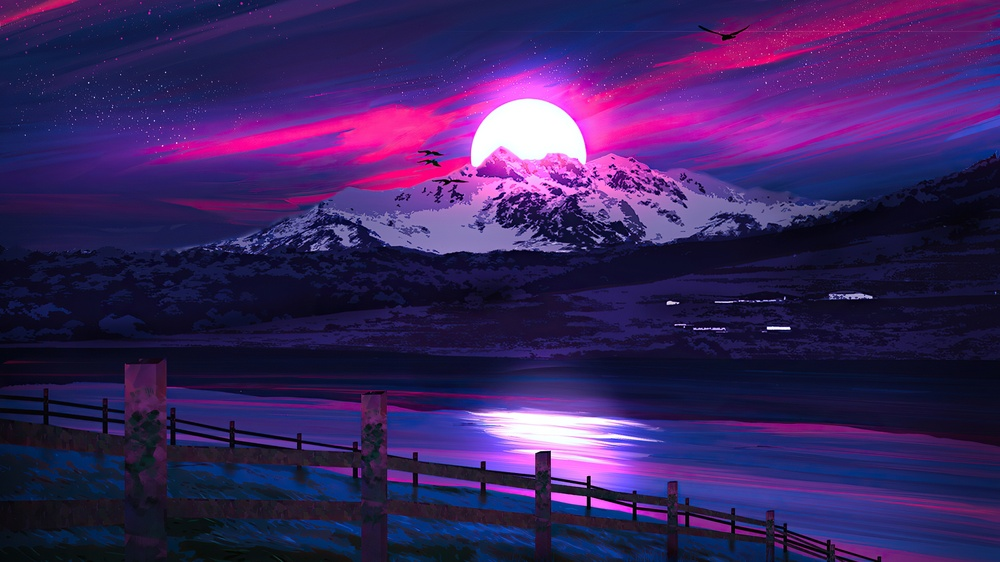
#> input picture pyimagenes/imagenes/tercera.jpg, 1000 x 562 px, shrunk from 2560 x 1440 before the run
$ python fuentes.py
#> lines starting #> are read from the running program, lines starting #| are printed output that depends on the picture

from PIL import Image
from PIL import ImageDraw
from PIL import ImageFont
"""Para poder agregarle texto a una imagen hay que importar los modulos
ImageDraw y ImageFont"""
Fuente = 'fuente/Roboto-Bold.ttf'
if __name__ == '__main__':

    try:
        imagen = Image.open('imagenes/tercera.jpg')
#> imagen is the input picture: PIL image 1000x562 RGB; mean R, G, B 58.1, 35.2, 94.7

        draw = ImageDraw.Draw(imagen)
        font = ImageFont.truetype(Fuente, 120) #120 es el tamaño de la fuente

        draw.text(

            (100,200), #Posición del texto (x,y)
            'Hola mundo', #El texto
            (255, 255, 255), #color
            font=font#fuente
        )

        imagen.show()
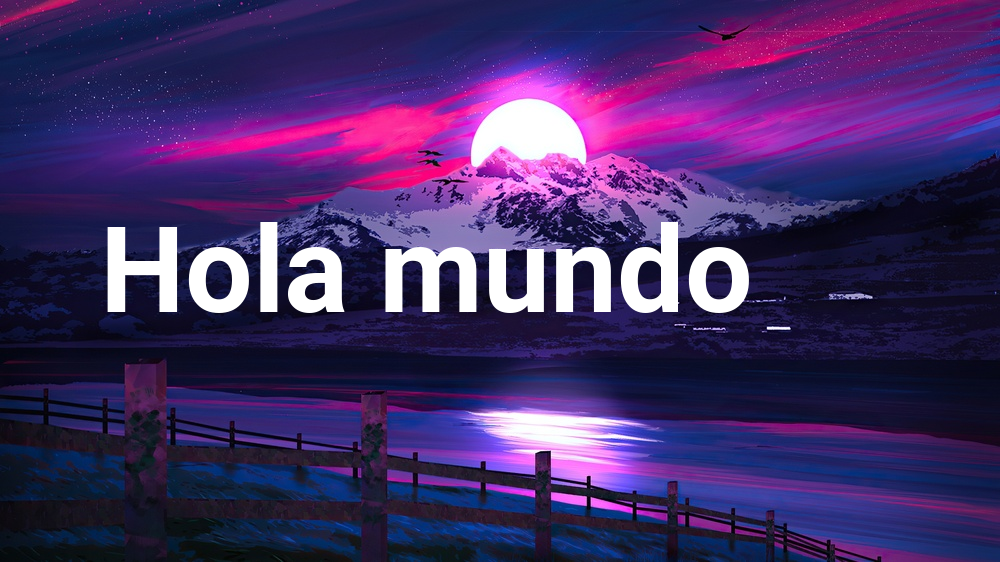
#> shown: PIL image 1000x562 RGB; mean R, G, B 67.9, 45.1, 103
    except FileNotFoundError as Error:
        print('Esa ubicación de la imagen no existe')

$ run again, with pyimagenes/imagenes/primera.jpg copied over pyimagenes/imagenes/tercera.jpg
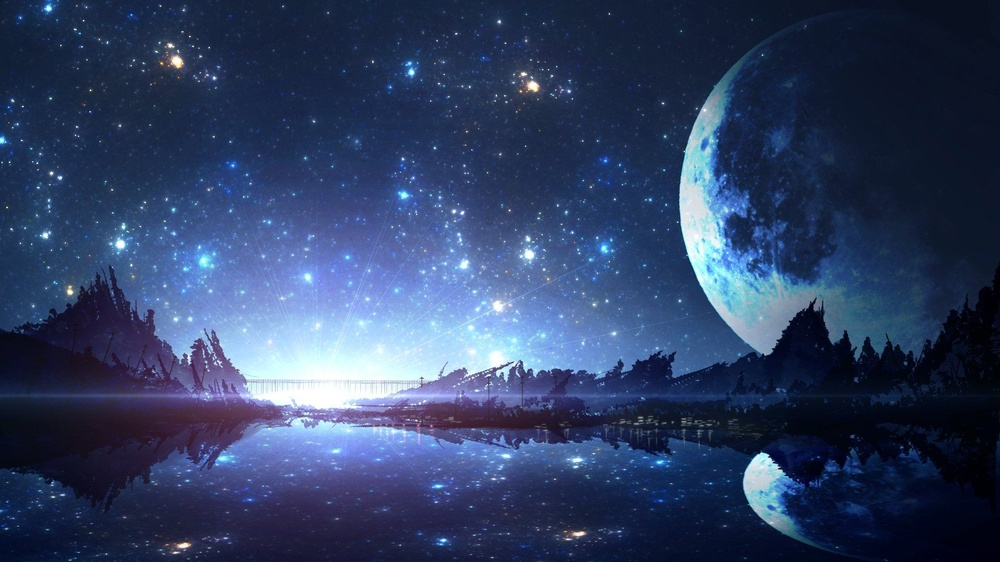
#> input picture pyimagenes/imagenes/primera.jpg, 1000 x 562 px, shrunk from 1920 x 1080 before the run
#> imagen is the input picture: PIL image 1000x562 RGB; mean R, G, B 48.2, 64.3, 99.5
#> `imagen.show()`:
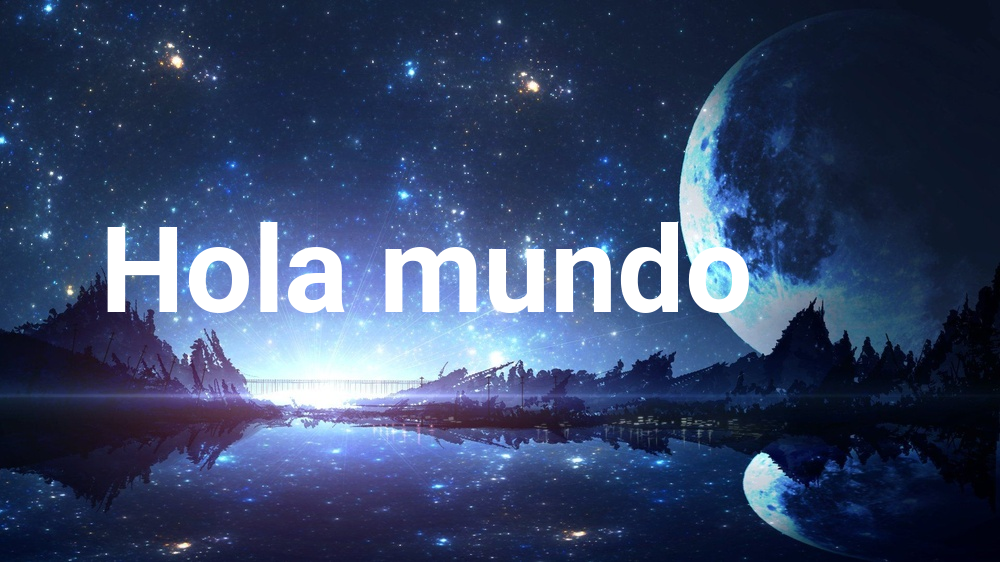
#> shown: PIL image 1000x562 RGB; mean R, G, B 54.9, 69.7, 102.6
